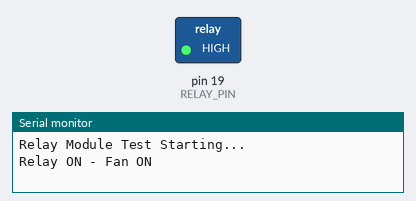
The sketch below on a simulated Arduino Uno, built with avr-gcc and run on an emulated ATmega328P. Parts: switched loads named in the sketch (green lamp = pin HIGH), the last lines printed to the serial monitor.

Above: at 1.0 s.
At 3.0 s:
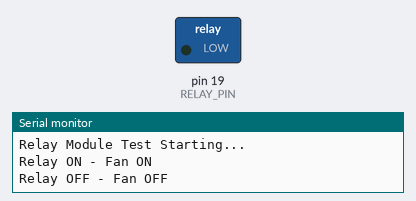
Timing chart, 0 to 5.2 s (numbered marks = the images above):
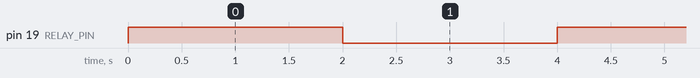

The sketch:

RelayAndFanTestPass.ino
```cpp
#define RELAY_PIN 19

void setup() {
  pinMode(RELAY_PIN, OUTPUT);
  Serial.begin(115200);
  Serial.println("Relay Module Test Starting...");
}

void loop() {
  Serial.println("Relay ON - Fan ON");
  digitalWrite(RELAY_PIN, HIGH);
  delay(2000);

  Serial.println("Relay OFF - Fan OFF");
  digitalWrite(RELAY_PIN, LOW);
  delay(2000);
}
```

Measured:
- by itself, pin 19 (RELAY_PIN): alternates HIGH for 2.0 s and LOW for 2.0 s
